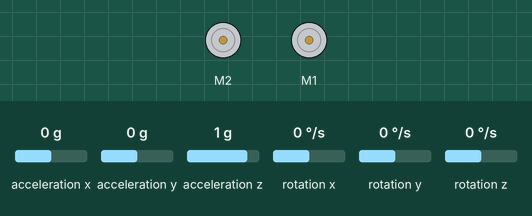
Recording of a program running on a simulated Arduino Uno, built with avr-gcc and run on an emulated ATmega328P. Shown: 2 × DC motor (green arrow = forward, orange = backward, longer = faster). Wiring (inferred from the names in the program): MPU-6050 motion sensor at I2C address 0x68. Inputs (shaded band) come from the test bench; at power-on: acceleration x 0 g, acceleration y 0 g, acceleration z 1 g, rotation x 0 °/s, rotation y 0 °/s, rotation z 0 °/s.

Above: at 0.1 s.
Timing chart, 0 to 3.5 s (numbered marks = the images above):
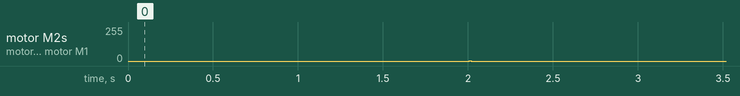

The program:

main.cpp
```cpp
#include <Arduino.h>
#include <SoftwareSerial.h>

#include "accelerometer.h"
#include "motor.h"

// initialisation des librairies
SoftwareSerial communication(5, 6); // communication sans fil (moniteur série)
Accelerometer accelerometer; // accéléromètre et gyroscope
MotorWrapper motor(4); // contrôle du moteur

unsigned long timer = 0;

#define STATE_STOP 0
#define STATE_AVANCER 1
#define STATE_DEMI_TOUR 2
unsigned short state = STATE_STOP;

void setup() {
	motor.init(); // initialisation moteur
	communication.println(F("Calibration demarree"));
	accelerometer.init(); // initialisation & calibration acceleromètre
	// ATTENTION: la calibration prends ~10 secondes
	communication.println(F("Calibration terminee"));
	communication.begin(9600); // initialisation communication série
	communication.listen(); // on force l'écoute du port série

	timer = millis();
}

float speedFactor = 1.0; // facteur de vitesse, à augmenter si le robot n'est pas assez rapide
void loop() {
	if (state == STATE_STOP) {
		motor.setSpeed(0);
	}

	if (state == STATE_AVANCER)	{
		motor.setSpeed(50*speedFactor);
		if (millis() - timer > 30000) { // si ca fait plus de 30 secondes qu'on avance
			communication.println(F("Changement de mode: DEMI TOUR"));
			state = STATE_DEMI_TOUR; // on change le mode en "demi tour"
			timer = millis(); // on réinitialise le timer
		}
	}

	if (state == STATE_DEMI_TOUR)	{
		// on tourne à gauche
		motor.setMotorSpeed(motor.left, 20*speedFactor);
		motor.setMotorSpeed(motor.right, 90*speedFactor);

		if (abs(accelerometer.gyroYaw) > 178) { // si on à fait demi-tour (180°)
			communication.println(F("Changement de mode: AVANCER"));
			state = STATE_AVANCER; // on change le mode en "avancer"
			timer = millis(); // on réinitialise le timer
			accelerometer.reset(); // on remet le gyro à 0
		}
	}

	accelerometer.loop(); // on fait tourner les calculs pour le filtre de l'accéléromètre

	if (communication.available() > 0) { // s'il y a des données dans le port série
		short input = communication.read(); // on lit ces données
		if (input == STATE_STOP) {
			communication.println(F("Changement de mode: STOP"));
			state = STATE_STOP;
		} else if (input == STATE_AVANCER) {
			communication.println(F("Changement de mode: AVANCER"));
			state = STATE_AVANCER;
		} else if (input == STATE_DEMI_TOUR) {
			communication.println(F("Changement de mode: DEMI TOUR"));
			state = STATE_DEMI_TOUR;
		}

		// on "nettoie" le port série (on lit les données résiduelles)
		while (communication.available() > 0) {
			communication.read();
		}
	}

	delay(10);
}
```

accelerometer.cpp
```cpp
// https://github.com/MarkSherstan/MPU-6050-9250-I2C-CompFilter

#include <accelerometer.h>
#include <Arduino.h>
#include <Wire.h>

// 250 deg/s --> 131.0, 500 deg/s --> 65.5, 1000 deg/s --> 32.8, 2000 deg/s --> 16.4
const long scaleFactorGyro = 65.5;

// 2g --> 16384 , 4g --> 8192 , 8g --> 4096, 16g --> 2048
const long scaleFactorAccel = 8192;


void Accelerometer::init() {
	Wire.begin();

	// setup the registers of the MPU-6050
	this->setup_mpu_registers();

	this->callibrate();
}

int loopTimer2;

void Accelerometer::loop() {
	// we have to respect a frequency of 250hz
	// so we wait until it has not been 4000us (period of 250hz) since the last loop


	if (4000 - (micros() - loopTimer) > 0)
		delayMicroseconds(4000 - (micros() - loopTimer));


	freq = 1/((micros() - loopTimer) * 1e-6);
	loopTimer = micros();
	dt = 1/freq;

	// read the raw data from the MPU
	this->read_mpu_data();

	// subtract the offset calibration value
	gyro_x -= gyro_x_cal; // ( freq / 250.0 );
	gyro_y -= gyro_y_cal; // ( freq / 250.0 );
	gyro_z -= gyro_z_cal; // ( freq / 250.0 );


	// convert to instantaneous degrees per second
	//rotation_x = (double)gyro_x / (double)scaleFactorGyro;
	//rotation_y = (double)gyro_y / (double)scaleFactorGyro;
	rotation_z = (double)gyro_z / (double)scaleFactorGyro;

	// convert to g force
	accel_x = (double)acc_x / (double)scaleFactorAccel;
	accel_y = (double)acc_y / (double)scaleFactorAccel;
	accel_z = (double)acc_z / (double)scaleFactorAccel;

	// complementary filter
	//accelPitch = atan2(accel_y, accel_z) * RAD_TO_DEG;
	//accelRoll = atan2(accel_x, accel_z) * RAD_TO_DEG;
	accelYaw = atan2(accel_z, accel_x) * RAD_TO_DEG;

	//pitch = (tau)*(pitch + rotation_x*dt) + (1-tau)*(accelPitch);
	//roll = (tau)*(roll - rotation_y*dt) + (1-tau)*(accelRoll);
	yaw = (tau)*(yaw - rotation_z*dt) + (1-tau)*(accelYaw);

	//gyroPitch += rotation_x*dt;
	//gyroRoll -= rotation_y*dt;
	gyroYaw += rotation_z*dt;
}

void Accelerometer::reset() {
	//gyroPitch = 0;
	//gyroRoll = 0;
	gyroYaw = 0;
	accelYaw = 0;
	rotation_z = 0;
	yaw = 0;

	accel_x = 0;
	accel_y = 0;
	accel_z = 0;

	acc_x = 0;
	acc_y = 0;
	acc_z = 0;

	gyro_x = 0;
	gyro_y = 0;
	gyro_z = 0;
}

void Accelerometer::read_mpu_data() {
	// subroutine for reading the raw data
	Wire.beginTransmission(0x68);
	Wire.write(0x3B);
	Wire.endTransmission();
	Wire.requestFrom(0x68, 14);

	// read & save data
	acc_x = Wire.read() << 8 | Wire.read();
	acc_y = Wire.read() << 8 | Wire.read();
	acc_z = Wire.read() << 8 | Wire.read();
	temperature = (Wire.read() << 8 | Wire.read()) / 340.0 + 36.53;
	gyro_x = Wire.read() << 8 | Wire.read();
	gyro_y = Wire.read() << 8 | Wire.read();
	gyro_z = Wire.read() << 8 | Wire.read();
}

void Accelerometer::callibrate() {
	// take 'cal_count' readings for each coordinate and then find average offset
	loopTimer = micros();
	for (int cal_int = 0; cal_int < cal_count; cal_int ++) {
		delayMicroseconds(10000 - (micros() - loopTimer));

		loopTimer = micros();

		this->read_mpu_data();
		gyro_x_cal += gyro_x;
		gyro_y_cal += gyro_y;
		gyro_z_cal += gyro_z;

	}

	// Average the values
	gyro_x_cal /= cal_count;
	gyro_y_cal /= cal_count;
	gyro_z_cal /= cal_count;
	delay(2000);
}


void Accelerometer::setup_mpu_registers() {
  // activate the MPU-6050
  Wire.beginTransmission(0x68);
  Wire.write(0x6B);
  Wire.write(0x00);
  Wire.endTransmission();

  // configure the accelerometer
  // 2g --> 0x00, 4g --> 0x08, 8g --> 0x10, 16g --> 0x18
  Wire.beginTransmission(0x68);
  Wire.write(0x1C);
  Wire.write(0x08);
  Wire.endTransmission();

  // configure the gyro
  // 250 deg/s --> 0x00, 500 deg/s --> 0x08, 1000 deg/s --> 0x10, 2000 deg/s --> 0x18
  Wire.beginTransmission(0x68);
  Wire.write(0x1B);
  Wire.write(0x08);
  Wire.endTransmission();
}
```

accelerometer.h
```cpp
class Accelerometer {
private:
	void setup_mpu_registers();
	void read_mpu_data();

	long loopTimer;

	long acc_x, acc_y, acc_z;

	long gyro_x_cal, gyro_y_cal, gyro_z_cal;

	//double rotation_x;
	//double rotation_y;
	double rotation_z;

	double tau = 0.98;

	const int cal_count = 1000;
public:
	void init();
	void callibrate();
	void loop();
	void reset();

	double freq, dt;

	double temperature;

	double accel_x, accel_y, accel_z;

	int gyro_x, gyro_y, gyro_z;

	//double roll = 0
	//double pitch = 0
	double yaw = 0;

	//double gyroRoll
	//double gyroPitch;
	double gyroYaw;

	//double accelPitch;
	//double accelRoll;
	double accelYaw;
};
```

motor.cpp
```cpp
#include <Arduino.h>
#include <motor.h>
#include <Sabertooth.h>

void MotorWrapper::init() {
	this->serial.begin(9600);
	this->st.autobaud();
	// sometimes the motors doesn't stop at init, this weird trick does it
	this->setSpeed(1);
	delay(1);
	this->setSpeed(0);
}

void MotorWrapper::setSpeed(int speed) {
	this->setMotorSpeed(this->left, speed);
	this->setMotorSpeed(this->right, speed);
}

int MotorWrapper::getMotorSpeed(short motor) {
	if (motor == this->left) {
		return this->leftSpeed;
	} else {
		return this->rightSpeed;
	}
}

void MotorWrapper::setMotorSpeed(short motor, int speed) {
	if (motor == this->left && this->leftSpeed != speed) {
		this->leftSpeed = speed;
		this->st.motor(motor, speed);
	} else if (motor == this->right && this->rightSpeed != speed) {
		this->rightSpeed = speed;
		this->st.motor(motor, speed);
	}
}

void MotorWrapper::setDirection(short motor, short direction) {
	this->setMotorSpeed(motor, direction * this->getMotorSpeed(motor));
}
```

motor.h
```cpp
#include <Sabertooth.h>
#include <SoftwareSerial.h>

class MotorWrapper {
private:
	SoftwareSerial serial;
	Sabertooth st;
public:
	int leftSpeed = 0;
	int rightSpeed = 0;

	const short left = 2;
	const short right = 1;

	const short forward = 1;
	const short backward = -1;

	MotorWrapper(int tx): serial(NOT_A_PIN, tx), st(128, this->serial) {}
	void init();
	void setSpeed(int speed);
	void setMotorSpeed(short motor, int speed);
	int getMotorSpeed(short motor);
	void setDirection(short motor, short direction);
};
```
